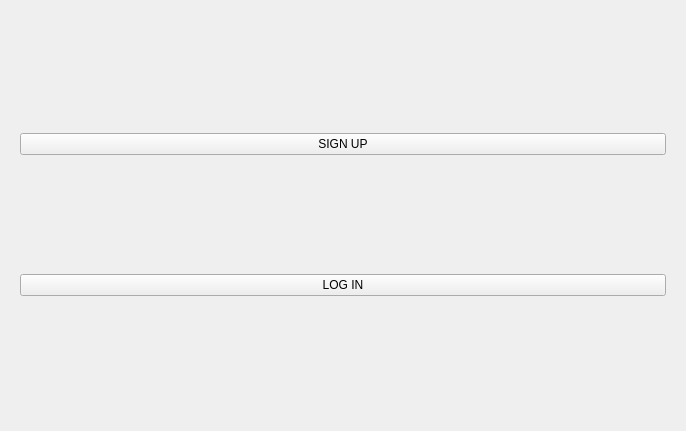
<?xml version="1.0" encoding="UTF-8"?>
<ui version="4.0">
 <class>MainWidget</class>
 <widget class="QWidget" name="MainWidget">
  <property name="geometry">
   <rect>
    <x>0</x>
    <y>0</y>
    <width>622</width>
    <height>361</height>
   </rect>
  </property>
  <property name="windowTitle">
   <string>Form</string>
  </property>
  <layout class="QVBoxLayout" name="verticalLayout_14">
   <item>
    <widget class="QStackedWidget" name="stackedWidget">
     <property name="currentIndex">
      <number>0</number>
     </property>
     <widget class="QWidget" name="main">
      <layout class="QVBoxLayout" name="verticalLayout_3">
       <item>
        <widget class="QPushButton" name="m_signupButton">
         <property name="text">
          <string>SIGN UP</string>
         </property>
        </widget>
       </item>
       <item>
        <widget class="QPushButton" name="m_loginButton_2">
         <property name="text">
          <string>LOG IN</string>
         </property>
        </widget>
       </item>
      </layout>
     </widget>
     <widget class="QWidget" name="login">
      <layout class="QVBoxLayout" name="verticalLayout_2">
       <item>
        <layout class="QHBoxLayout" name="horizontalLayout">
         <item>
          <widget class="QLabel" name="m_emailLabel">
           <property name="text">
            <string>Email:</string>
           </property>
          </widget>
         </item>
         <item>
          <widget class="QLineEdit" name="m_emailLineEdit"/>
         </item>
        </layout>
       </item>
       <item>
        <layout class="QHBoxLayout" name="horizontalLayout_2">
         <item>
          <widget class="QLabel" name="m_passwordLabel">
           <property name="text">
            <string>Password:</string>
           </property>
          </widget>
         </item>
         <item>
          <widget class="QLineEdit" name="m_passwordLineEdit">
           <property name="echoMode">
            <enum>QLineEdit::Password</enum>
           </property>
          </widget>
         </item>
        </layout>
       </item>
       <item>
        <widget class="QPushButton" name="m_loginButton">
         <property name="text">
          <string>LOGIN</string>
         </property>
        </widget>
       </item>
      </layout>
     </widget>
     <widget class="QWidget" name="registration">
      <layout class="QVBoxLayout" name="verticalLayout">
       <item>
        <layout class="QVBoxLayout" name="verticalLayout_4">
         <item>
          <layout class="QHBoxLayout" name="horizontalLayout_3">
           <item>
            <widget class="QLabel" name="m_firstNameLabel">
             <property name="text">
              <string>First name:</string>
             </property>
            </widget>
           </item>
           <item>
            <widget class="QLineEdit" name="m_firstNameLineEdit"/>
           </item>
          </layout>
         </item>
         <item>
          <layout class="QHBoxLayout" name="horizontalLayout_4">
           <item>
            <widget class="QLabel" name="m_lastNameLabel">
             <property name="text">
              <string>Last name:</string>
             </property>
            </widget>
           </item>
           <item>
            <widget class="QLineEdit" name="m_lastNameLineEdit"/>
           </item>
          </layout>
         </item>
         <item>
          <layout class="QHBoxLayout" name="horizontalLayout_5">
           <item>
            <widget class="QLabel" name="m_emailLabelRegistration">
             <property name="text">
              <string>Email:</string>
             </property>
            </widget>
           </item>
           <item>
            <widget class="QLineEdit" name="m_emailRegistrationLineEdit"/>
           </item>
          </layout>
         </item>
         <item>
          <layout class="QHBoxLayout" name="horizontalLayout_6">
           <item>
            <widget class="QLabel" name="m_passwordLabelRegistration">
             <property name="text">
              <string>Password:</string>
             </property>
            </widget>
           </item>
           <item>
            <widget class="QLineEdit" name="m_passwordLineEditRegistration">
             <property name="echoMode">
              <enum>QLineEdit::Password</enum>
             </property>
            </widget>
           </item>
          </layout>
         </item>
         <item>
          <layout class="QHBoxLayout" name="horizontalLayout_7">
           <item>
            <widget class="QLabel" name="m_repassword">
             <property name="text">
              <string>Password confirm:</string>
             </property>
            </widget>
           </item>
           <item>
            <widget class="QLineEdit" name="m_repasswordLineEdit">
             <property name="echoMode">
              <enum>QLineEdit::Password</enum>
             </property>
            </widget>
           </item>
          </layout>
         </item>
        </layout>
       </item>
       <item>
        <layout class="QHBoxLayout" name="horizontalLayout_8">
         <property name="sizeConstraint">
          <enum>QLayout::SetDefaultConstraint</enum>
         </property>
         <item>
          <widget class="QGroupBox" name="m_sexGroupBox">
           <property name="minimumSize">
            <size>
             <width>200</width>
             <height>100</height>
            </size>
           </property>
           <property name="title">
            <string>Sex:</string>
           </property>
           <widget class="QRadioButton" name="m_maleRadioButton">
            <property name="geometry">
             <rect>
              <x>10</x>
              <y>20</y>
              <width>69</width>
              <height>18</height>
             </rect>
            </property>
            <property name="text">
             <string>Male</string>
            </property>
           </widget>
           <widget class="QRadioButton" name="m_femaleRadioButton">
            <property name="geometry">
             <rect>
              <x>10</x>
              <y>50</y>
              <width>100</width>
              <height>18</height>
             </rect>
            </property>
            <property name="minimumSize">
             <size>
              <width>100</width>
              <height>0</height>
             </size>
            </property>
            <property name="text">
             <string>Female</string>
            </property>
           </widget>
          </widget>
         </item>
         <item>
          <widget class="QCheckBox" name="m_isAdminCheckBox">
           <property name="text">
            <string>Admin</string>
           </property>
          </widget>
         </item>
        </layout>
       </item>
       <item>
        <layout class="QHBoxLayout" name="horizontalLayout_10">
         <item>
          <widget class="QLabel" name="m_daylabel">
           <property name="text">
            <string>Day:</string>
           </property>
          </widget>
         </item>
         <item>
          <widget class="QLabel" name="m_monthlabel">
           <property name="text">
            <string>Month:</string>
           </property>
          </widget>
         </item>
         <item>
          <widget class="QLabel" name="m_yearlabel">
           <property name="text">
            <string>Year:</string>
           </property>
          </widget>
         </item>
        </layout>
       </item>
       <item>
        <layout class="QHBoxLayout" name="horizontalLayout_9">
         <item>
          <widget class="QComboBox" name="m_daycombobox"/>
         </item>
         <item>
          <widget class="QComboBox" name="m_monthcomboBox"/>
         </item>
         <item>
          <widget class="QComboBox" name="m_yearcomboBox"/>
         </item>
        </layout>
       </item>
       <item>
        <widget class="QPushButton" name="m_registerButton">
         <property name="text">
          <string>SIGN UP</string>
         </property>
        </widget>
       </item>
      </layout>
     </widget>
     <widget class="QWidget" name="profile">
      <layout class="QVBoxLayout" name="verticalLayout_6">
       <item>
        <layout class="QVBoxLayout" name="verticalLayout_5">
         <item>
          <widget class="QLabel" name="m_first_name_label">
           <property name="text">
            <string>First name:</string>
           </property>
          </widget>
         </item>
         <item>
          <widget class="QLabel" name="m_last_name_label">
           <property name="text">
            <string>Last name:</string>
           </property>
          </widget>
         </item>
         <item>
          <widget class="QLabel" name="m_email_label">
           <property name="text">
            <string>Email:</string>
           </property>
          </widget>
         </item>
         <item>
          <widget class="QLabel" name="m_sexLabel">
           <property name="text">
            <string>Sex:</string>
           </property>
          </widget>
         </item>
         <item>
          <widget class="QLabel" name="m_birthDate_label">
           <property name="text">
            <string>BirthDate:</string>
           </property>
          </widget>
         </item>
         <item>
          <widget class="QLabel" name="m_admin_label">
           <property name="text">
            <string>Admin:</string>
           </property>
          </widget>
         </item>
        </layout>
       </item>
       <item>
        <widget class="QPushButton" name="m_projects_button">
         <property name="text">
          <string>Projects</string>
         </property>
        </widget>
       </item>
       <item>
        <widget class="QPushButton" name="m_editProfilebutton">
         <property name="text">
          <string>Edit profile</string>
         </property>
        </widget>
       </item>
       <item>
        <widget class="QPushButton" name="m_logout_button">
         <property name="text">
          <string>Log out</string>
         </property>
        </widget>
       </item>
      </layout>
     </widget>
     <widget class="QWidget" name="editprofile">
      <layout class="QVBoxLayout" name="verticalLayout_7">
       <item>
        <layout class="QHBoxLayout" name="horizontalLayout_11">
         <item>
          <widget class="QLabel" name="m_first_name_label_2">
           <property name="text">
            <string>First name:</string>
           </property>
          </widget>
         </item>
         <item>
          <widget class="QLineEdit" name="m_editfirstnamelineedit"/>
         </item>
        </layout>
       </item>
       <item>
        <layout class="QHBoxLayout" name="horizontalLayout_12">
         <item>
          <widget class="QLabel" name="m_last_name_label_2">
           <property name="text">
            <string>Last name:</string>
           </property>
          </widget>
         </item>
         <item>
          <widget class="QLineEdit" name="m_editlastnamelineedit"/>
         </item>
        </layout>
       </item>
       <item>
        <layout class="QHBoxLayout" name="horizontalLayout_13">
         <item>
          <widget class="QLabel" name="m_email_label_2">
           <property name="text">
            <string>Email:</string>
           </property>
          </widget>
         </item>
         <item>
          <widget class="QLineEdit" name="m_editemaillineedit"/>
         </item>
        </layout>
       </item>
       <item>
        <layout class="QHBoxLayout" name="horizontalLayout_14">
         <item>
          <widget class="QLabel" name="m_passwordlabel">
           <property name="text">
            <string>Password:</string>
           </property>
          </widget>
         </item>
         <item>
          <widget class="QLineEdit" name="m_editpasswordlineedit"/>
         </item>
        </layout>
       </item>
       <item>
        <layout class="QHBoxLayout" name="horizontalLayout_15">
         <item>
          <widget class="QLabel" name="m_passwordconfirmlabel">
           <property name="text">
            <string>Confirm password:</string>
           </property>
          </widget>
         </item>
         <item>
          <widget class="QLineEdit" name="m_editpasswordconfirmlineedit"/>
         </item>
        </layout>
       </item>
       <item>
        <widget class="QPushButton" name="m_submitbutton">
         <property name="text">
          <string>SUBMIT</string>
         </property>
        </widget>
       </item>
      </layout>
     </widget>
     <widget class="QWidget" name="projects">
      <layout class="QVBoxLayout" name="verticalLayout_9">
       <item>
        <layout class="QVBoxLayout" name="verticalLayout_8">
         <item>
          <widget class="QListWidget" name="m_projectslistWidget"/>
         </item>
         <item>
          <layout class="QHBoxLayout" name="horizontalLayout_16">
           <item>
            <widget class="QPushButton" name="m_editprojectbutton">
             <property name="text">
              <string>EDIT PROJECT</string>
             </property>
            </widget>
           </item>
           <item>
            <widget class="QPushButton" name="m_deleteprojectbutton">
             <property name="text">
              <string>DELETE PROJECT</string>
             </property>
            </widget>
           </item>
           <item>
            <widget class="QPushButton" name="m_createprojectbutton">
             <property name="text">
              <string>CREATE PROJECT</string>
             </property>
            </widget>
           </item>
           <item>
            <widget class="QPushButton" name="m_projectdetailsPushbutton">
             <property name="text">
              <string>PROJECT DETAILS</string>
             </property>
            </widget>
           </item>
           <item>
            <widget class="QPushButton" name="m_projectsPutUserOnProjectpushButton">
             <property name="text">
              <string>PUT USER ON PROJECT</string>
             </property>
            </widget>
           </item>
          </layout>
         </item>
        </layout>
       </item>
      </layout>
     </widget>
     <widget class="QWidget" name="projectCreate">
      <layout class="QGridLayout" name="gridLayout">
       <item row="0" column="0">
        <layout class="QVBoxLayout" name="verticalLayout_10">
         <item>
          <layout class="QHBoxLayout" name="horizontalLayout_18">
           <property name="leftMargin">
            <number>0</number>
           </property>
           <item>
            <widget class="QLabel" name="m_createProjectNameLabel">
             <property name="text">
              <string>Name: </string>
             </property>
            </widget>
           </item>
           <item>
            <widget class="QLineEdit" name="m_projectcreateNameLineEdit"/>
           </item>
          </layout>
         </item>
         <item>
          <layout class="QHBoxLayout" name="horizontalLayout_21">
           <item>
            <widget class="QLabel" name="m_createProjectDescriptionLabel">
             <property name="text">
              <string>Description: </string>
             </property>
            </widget>
           </item>
           <item>
            <widget class="QPlainTextEdit" name="m_projectCreateDescriptionText"/>
           </item>
          </layout>
         </item>
         <item>
          <widget class="QLabel" name="m_createProjectCreateDateLabel">
           <property name="text">
            <string>Create date: </string>
           </property>
          </widget>
         </item>
         <item>
          <layout class="QHBoxLayout" name="horizontalLayout_20">
           <property name="spacing">
            <number>0</number>
           </property>
           <property name="leftMargin">
            <number>0</number>
           </property>
           <property name="rightMargin">
            <number>470</number>
           </property>
           <item>
            <widget class="QLabel" name="m_createProjectDeadlineDateLabel">
             <property name="text">
              <string>Deadline date: </string>
             </property>
            </widget>
           </item>
           <item>
            <widget class="QDateEdit" name="m_projectcreateDateEdit"/>
           </item>
          </layout>
         </item>
         <item>
          <layout class="QHBoxLayout" name="horizontalLayout_22">
           <item>
            <widget class="QLabel" name="m_createProjectProjectManagerLabel">
             <property name="text">
              <string>Project manager: </string>
             </property>
            </widget>
           </item>
           <item>
            <widget class="QComboBox" name="m_projectcreatecomboBox"/>
           </item>
          </layout>
         </item>
         <item>
          <widget class="QPushButton" name="m_createProjectSubmitButton">
           <property name="text">
            <string>CREATE</string>
           </property>
          </widget>
         </item>
         <item>
          <widget class="QPushButton" name="m_projectcreateEditpushButton">
           <property name="text">
            <string>EDIT</string>
           </property>
          </widget>
         </item>
        </layout>
       </item>
      </layout>
     </widget>
     <widget class="QWidget" name="tasks">
      <layout class="QVBoxLayout" name="verticalLayout_11">
       <item>
        <layout class="QHBoxLayout" name="horizontalLayout_37">
         <item>
          <widget class="QLabel" name="label">
           <property name="text">
            <string>TO DO:</string>
           </property>
          </widget>
         </item>
         <item>
          <widget class="QLabel" name="label_2">
           <property name="text">
            <string>IN PROGRESS:</string>
           </property>
          </widget>
         </item>
         <item>
          <widget class="QLabel" name="label_3">
           <property name="text">
            <string>DONE:</string>
           </property>
          </widget>
         </item>
        </layout>
       </item>
       <item>
        <layout class="QHBoxLayout" name="horizontalLayout_19"/>
       </item>
       <item>
        <layout class="QHBoxLayout" name="horizontalLayout_17">
         <item>
          <widget class="QPushButton" name="m_createtaskbutton">
           <property name="text">
            <string>CREATE TASK</string>
           </property>
          </widget>
         </item>
         <item>
          <widget class="QPushButton" name="m_deletetaskbutton">
           <property name="text">
            <string>DELETE TASK</string>
           </property>
          </widget>
         </item>
        </layout>
       </item>
      </layout>
     </widget>
     <widget class="QWidget" name="taskDetails">
      <layout class="QGridLayout" name="gridLayout_3">
       <item row="0" column="0">
        <layout class="QVBoxLayout" name="verticalLayout_12">
         <item>
          <layout class="QHBoxLayout" name="horizontalLayout_23">
           <item>
            <widget class="QLabel" name="m_taskdetailsNameLabel">
             <property name="text">
              <string>Name: </string>
             </property>
            </widget>
           </item>
           <item>
            <widget class="QLineEdit" name="m_taskdetailsNameLineEdit"/>
           </item>
          </layout>
         </item>
         <item>
          <layout class="QHBoxLayout" name="horizontalLayout_24">
           <item>
            <widget class="QLabel" name="m_taskdetailsTypeLabel">
             <property name="text">
              <string>Type: </string>
             </property>
            </widget>
           </item>
           <item>
            <widget class="QLineEdit" name="m_taskdetailsTypeLineEdit"/>
           </item>
          </layout>
         </item>
         <item>
          <layout class="QHBoxLayout" name="horizontalLayout_26">
           <item>
            <widget class="QLabel" name="m_taskdetailsStatusLabel">
             <property name="text">
              <string>Status: </string>
             </property>
            </widget>
           </item>
           <item>
            <widget class="QLineEdit" name="m_taskdetailsStatusLineEdit"/>
           </item>
          </layout>
         </item>
         <item>
          <widget class="QLabel" name="m_taskdetailsStartDateLabel">
           <property name="text">
            <string>Start date: </string>
           </property>
          </widget>
         </item>
         <item>
          <layout class="QHBoxLayout" name="horizontalLayout_27">
           <property name="rightMargin">
            <number>470</number>
           </property>
           <item>
            <widget class="QLabel" name="m_taskdetailsFinishdateLabel">
             <property name="text">
              <string>Finish date: </string>
             </property>
            </widget>
           </item>
           <item>
            <widget class="QDateEdit" name="m_taskdetailsFinishdateEdit"/>
           </item>
          </layout>
         </item>
         <item>
          <layout class="QHBoxLayout" name="horizontalLayout_28">
           <item>
            <widget class="QLabel" name="m_taskdetailsProjectIdLabel">
             <property name="text">
              <string>Project: </string>
             </property>
            </widget>
           </item>
           <item>
            <widget class="QLineEdit" name="m_taskdetailsProjectlineEdit"/>
           </item>
          </layout>
         </item>
         <item>
          <layout class="QHBoxLayout" name="horizontalLayout_29">
           <item>
            <widget class="QLabel" name="m_taskdetailsUserIdLabel">
             <property name="text">
              <string>User: </string>
             </property>
            </widget>
           </item>
           <item>
            <widget class="QComboBox" name="m_taskdetailsUsercomboBox"/>
           </item>
          </layout>
         </item>
         <item>
          <layout class="QHBoxLayout" name="horizontalLayout_25">
           <item>
            <widget class="QLabel" name="m_taskdetailsDescriptionLabel">
             <property name="text">
              <string>Description: </string>
             </property>
            </widget>
           </item>
           <item>
            <widget class="QPlainTextEdit" name="m_taskdetailsDescriptionTextEdit"/>
           </item>
          </layout>
         </item>
        </layout>
       </item>
       <item row="3" column="0">
        <widget class="QPushButton" name="m_taskdetailsSubmitpushButton">
         <property name="text">
          <string>SUBMIT</string>
         </property>
        </widget>
       </item>
       <item row="2" column="0">
        <widget class="QPushButton" name="m_taskdetailsCommentpushButton">
         <property name="text">
          <string>LEAVE COMMENT</string>
         </property>
        </widget>
       </item>
       <item row="1" column="0">
        <widget class="QListWidget" name="m_taskdetailsCommentslistWidget"/>
       </item>
      </layout>
     </widget>
     <widget class="QWidget" name="taskCreate">
      <layout class="QGridLayout" name="gridLayout_4">
       <item row="0" column="0">
        <layout class="QVBoxLayout" name="verticalLayout_13">
         <item>
          <layout class="QHBoxLayout" name="horizontalLayout_30">
           <item>
            <widget class="QLabel" name="m_taskCreateNameLabel_2">
             <property name="text">
              <string>Name: </string>
             </property>
            </widget>
           </item>
           <item>
            <widget class="QLineEdit" name="m_taskCreateNameLineEdit_2"/>
           </item>
          </layout>
         </item>
         <item>
          <layout class="QHBoxLayout" name="horizontalLayout_31">
           <item>
            <widget class="QLabel" name="m_taskCerateTypeLabel_2">
             <property name="text">
              <string>Type: </string>
             </property>
            </widget>
           </item>
           <item>
            <widget class="QComboBox" name="m_taskCreateTypecomboBox"/>
           </item>
          </layout>
         </item>
         <item>
          <layout class="QHBoxLayout" name="horizontalLayout_32">
           <item>
            <widget class="QLabel" name="m_taskCreateStatusLabel_2">
             <property name="text">
              <string>Status: </string>
             </property>
            </widget>
           </item>
           <item>
            <widget class="QComboBox" name="m_taskCreateStatuscomboBox"/>
           </item>
          </layout>
         </item>
         <item>
          <widget class="QLabel" name="m_taskCreateStartDateLabel_2">
           <property name="text">
            <string>Start date: </string>
           </property>
          </widget>
         </item>
         <item>
          <layout class="QHBoxLayout" name="horizontalLayout_33">
           <property name="rightMargin">
            <number>470</number>
           </property>
           <item>
            <widget class="QLabel" name="m_taskcreateFinishdateLabel_2">
             <property name="text">
              <string>Finish date: </string>
             </property>
            </widget>
           </item>
           <item>
            <widget class="QDateEdit" name="m_taskCreateFinishdateEdit_2"/>
           </item>
          </layout>
         </item>
         <item>
          <layout class="QHBoxLayout" name="horizontalLayout_34">
           <item>
            <widget class="QLabel" name="m_taskCreateProjectIdLabel_2">
             <property name="text">
              <string>Project: </string>
             </property>
            </widget>
           </item>
           <item>
            <widget class="QComboBox" name="m_taskCreateProjectcomboBox"/>
           </item>
          </layout>
         </item>
         <item>
          <layout class="QHBoxLayout" name="horizontalLayout_35">
           <item>
            <widget class="QLabel" name="m_taskCreateUserIdLabel_2">
             <property name="text">
              <string>User: </string>
             </property>
            </widget>
           </item>
           <item>
            <widget class="QComboBox" name="m_taskCreateUsercomboBox"/>
           </item>
          </layout>
         </item>
         <item>
          <layout class="QHBoxLayout" name="horizontalLayout_36">
           <item>
            <widget class="QLabel" name="m_taskCreateDescriptionLabel_2">
             <property name="text">
              <string>Description: </string>
             </property>
            </widget>
           </item>
           <item>
            <widget class="QPlainTextEdit" name="m_taskCreateDescriptionTextEdit_2"/>
           </item>
          </layout>
         </item>
        </layout>
       </item>
       <item row="1" column="0">
        <widget class="QPushButton" name="m_taskCreatepushButton">
         <property name="text">
          <string>CREATE</string>
         </property>
        </widget>
       </item>
      </layout>
     </widget>
     <widget class="QWidget" name="comment">
      <layout class="QGridLayout" name="gridLayout_2">
       <item row="0" column="0">
        <widget class="QPlainTextEdit" name="m_commentplainTextEdit"/>
       </item>
       <item row="1" column="0">
        <widget class="QPushButton" name="m_commentSubmitpushButton">
         <property name="text">
          <string>SUBMIT</string>
         </property>
        </widget>
       </item>
      </layout>
     </widget>
     <widget class="QWidget" name="putUserOnProject">
      <layout class="QGridLayout" name="gridLayout_5">
       <item row="0" column="0">
        <widget class="QListWidget" name="m_putUserOnProjectProjectslistWidget"/>
       </item>
       <item row="1" column="0">
        <widget class="QComboBox" name="m_putUserOnProjectUserscomboBox"/>
       </item>
       <item row="2" column="0">
        <widget class="QPushButton" name="m_putUserOnProjectSubmitpushButton">
         <property name="text">
          <string>SUBMIT</string>
         </property>
        </widget>
       </item>
      </layout>
     </widget>
    </widget>
   </item>
  </layout>
 </widget>
 <resources/>
 <connections/>
</ui>
